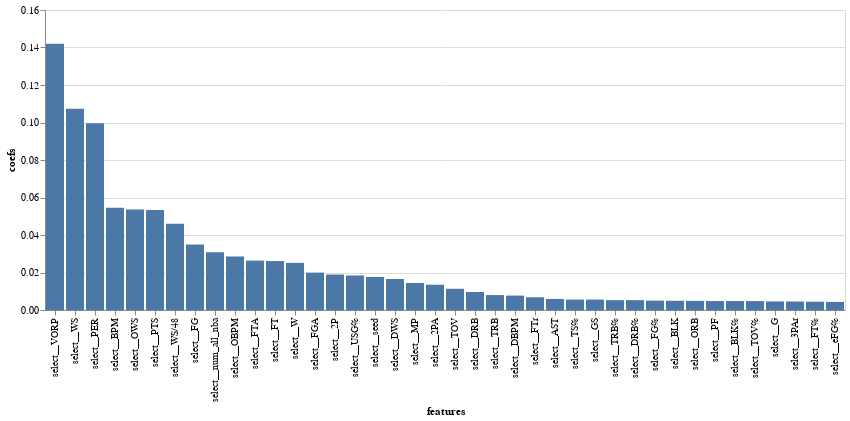

Notebook code cell kept with this figure:
### Markdown cell above
We can also view which coefficients made the most impact on the model. We see that VORP was one of the strongest features in prediciting All-NBA status.

### Code cell
alt.Chart(coef_df_nz[0:40]).mark_bar().encode(
    y='coefs',
    x=alt.Y('features', sort='-y'))

### Figure 1 — Vega-Lite specification as saved in the notebook (floating-point values rounded to 4 significant figures)
{"config": {"view": {"continuousWidth": 400, "continuousHeight": 300}}, "data": {"name": "data-5ee51f3f09a19aed92880ee2f7e3ceb3"}, "mark": "bar", "encoding": {"x": {"field": "features", "sort": "-y", "type": "nominal"}, "y": {"field": "coefs", "type": "quantitative"}}, "$schema": "https://vega.github.io/schema/vega-lite/v4.17.0.json", "datasets": {"data-5ee51f3f09a19aed92880ee2f7e3ceb3": [{"coefs": 0.142, "features": "select__VORP"}, {"coefs": 0.1074, "features": "select__WS"}, {"coefs": 0.09954, "features": "select__PER"}, {"coefs": 0.05449, "features": "select__BPM"}, {"coefs": 0.05359, "features": "select__OWS"}, {"coefs": 0.05331, "features": "select__PTS"}, {"coefs": 0.04603, "features": "select__WS/48"}, {"coefs": 0.03492, "features": "select__FG"}, {"coefs": 0.03084, "features": "select__num_all_nba"}, {"coefs": 0.02847, "features": "select__OBPM"}, {"coefs": 0.02635, "features": "select__FTA"}, {"coefs": 0.0261, "features": "select__FT"}, {"coefs": 0.02514, "features": "select__W"}, {"coefs": 0.01994, "features": "select__FGA"}, {"coefs": 0.0189, "features": "select__2P"}, {"coefs": 0.01842, "features": "select__USG%"}, {"coefs": 0.01759, "features": "select__seed"}, {"coefs": 0.01653, "features": "select__DWS"}, {"coefs": 0.01439, "features": "select__MP"}, {"coefs": 0.01348, "features": "select__2PA"}, {"coefs": 0.01131, "features": "select__TOV"}, {"coefs": 0.009604, "features": "select__DRB"}, {"coefs": 0.007958, "features": "select__TRB"}, {"coefs": 0.007688, "features": "select__DBPM"}, {"coefs": 0.006799, "features": "select__FTr"}, {"coefs": 0.005892, "features": "select__AST"}, {"coefs": 0.005559, "features": "select__TS%"}, {"coefs": 0.005556, "features": "select__GS"}, {"coefs": 0.005263, "features": "select__TRB%"}, {"coefs": 0.00526, "features": "select__DRB%"}, {"coefs": 0.004995, "features": "select__FG%"}, {"coefs": 0.004923, "features": "select__BLK"}, {"coefs": 0.004875, "features": "select__ORB"}, {"coefs": 0.004782, "features": "select__PF"}, {"coefs": 0.004781, "features": "select__BLK%"}, {"coefs": 0.004755, "features": "select__TOV%"}, {"coefs": 0.004569, "features": "select__G"}, {"coefs": 0.004534, "features": "select__3PAr"}, {"coefs": 0.004431, "features": "select__FT%"}, {"coefs": 0.004323, "features": "select__eFG%"}]}}
